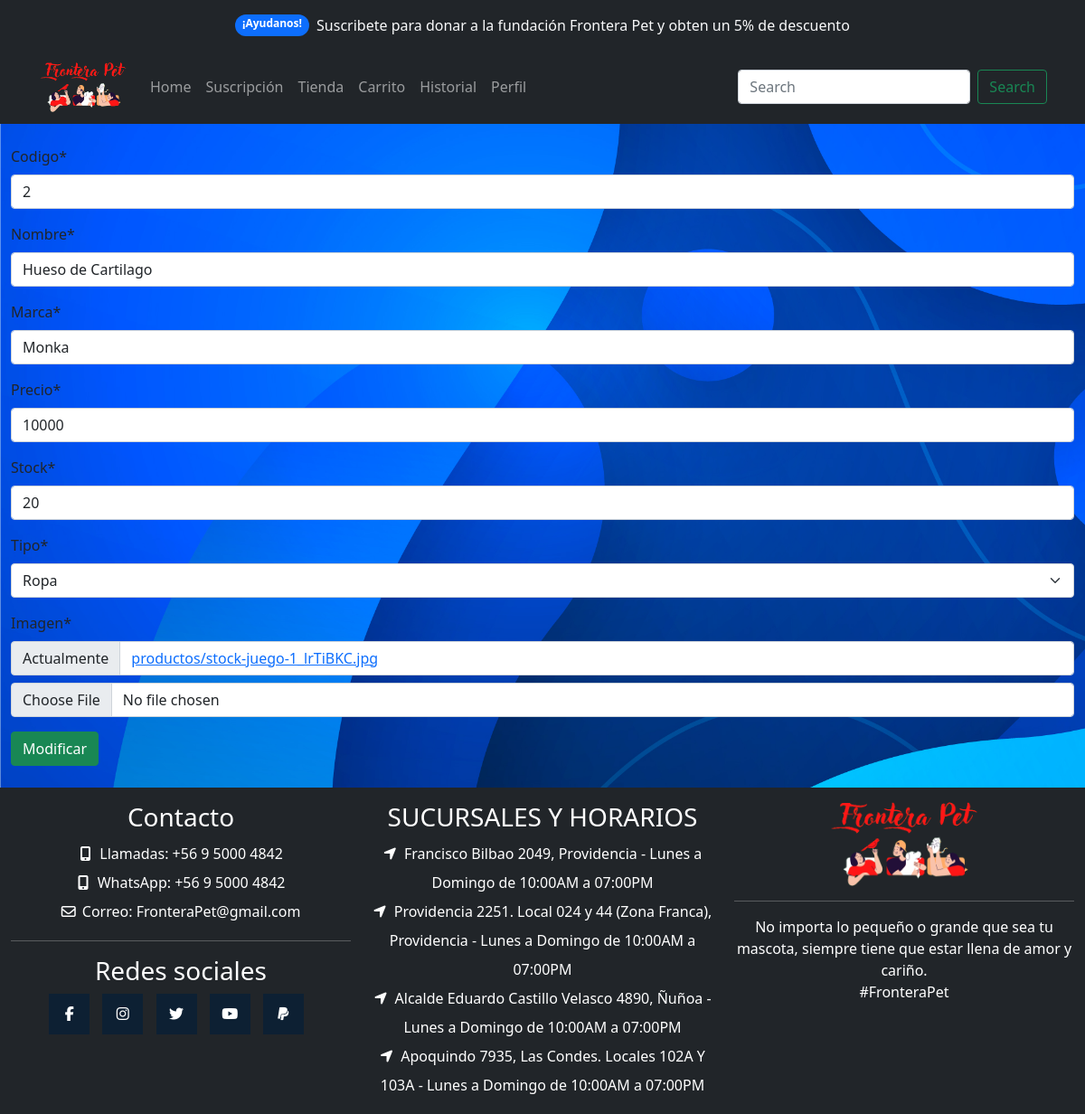
Page /modificarProducto/2/ on the committed database.
### app/models.py (models this page shows, shortened)
class Producto(models.Model):
    codigo = models.IntegerField(null=False,primary_key=True)
    nombre = models.CharField(max_length=60)
    marca = models.CharField(max_length=60)
    precio = models.IntegerField()
    stock = models.IntegerField()
    tipo = models.ForeignKey(TipoProducto, on_delete=models.CASCADE)
    imagen = models.ImageField(upload_to="productos", null=True)
    created_at = models.DateField(auto_now_add=True)
    update_at = models.DateField(auto_now=True)
    class Meta:
        db_table = 'db_Producto'

class TipoProducto(models.Model):
    tipo = models.CharField(max_length=60)
    def __str__(self):
        return self.tipo
    class Meta:
        db_table = 'db_tipo_Producto'

### app/views.py (the view)
# urls.py: path('modificarProducto/<codigo>/', modificarProducto, name='modificarProducto'),
def modificarProducto(request, codigo):
    producto = Producto.objects.get(codigo=codigo)
    datos = {
        'form' : ProductoForm(instance=producto)
    }
    if request.method == 'POST':
        formulario = ProductoForm(request.POST, files=request.FILES, instance=producto)
        if formulario.is_valid():
            formulario.save()
            datos['mensaje'] = "Producto modificado correctamente!"
            datos['form'] = formulario
    return render(request, 'app/productos/modificarProducto.html', datos)

### app/forms.py
class ProductoForm (ModelForm):
    nombre = forms.CharField(min_length=10,max_length=20)
    precio = forms.IntegerField(min_value=400)
    class Meta:
        model = Producto
        fields = ['codigo','nombre','marca','precio','stock', 'tipo','imagen']

### app/templates/app/productos/modificarProducto.html (shortened to what this page needs)
{% extends 'app/base.html' %}
{% load static %}
{% load crispy_forms_tags %}
{% block contenido %}
<section class="py-4  osahan-main-body">
    <div class="container-fluid">
        <div class="row">
            <div class="col-lg-12">
                <form action="" method="POST" enctype="multipart/form-data">
                    <table>
                        {{ form | crispy }}
                    </table>
                    <input type="submit" value="Modificar" class="btn btn-success">
                </form>
            </div>
        </div>
    </div>
</section>
{% endblock %}

### app/static/app/css/style.css (style rules this page uses)
.bg-blue-ocean { background-attachment: fixed; background-image: url(../img/vectores/vector-blue-ocean.jpg); background-size: cover; }

### rows in the picture
Producto: codigo "2", nombre "Hueso de Cartilago", marca "Monka", precio "10000", stock "20"
TipoProducto: tipo "Ropa"
